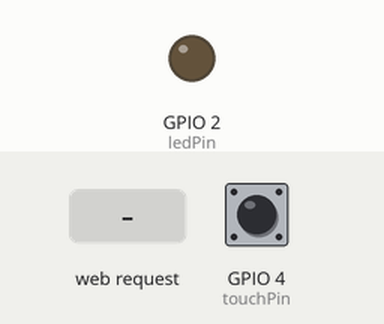
Bench run of a sketch on a simulated ESP32. Shown: output pins drawn as LEDs (lit = HIGH). Dashed ring = blinking. Inputs (shaded band) come from the test bench; at power-on: GPIO 4 (touchPin) HIGH. WiFi joins after 1.5 s; servers stay silent unless stated; what the sketch prints to the serial monitor is not drawn.

Above: at 2.7 s.
2.8 s: HTTP request GET /arm received
4.3 s: GPIO 4 (touchPin) pulled LOW for 0.15 s
At 4.51 s:
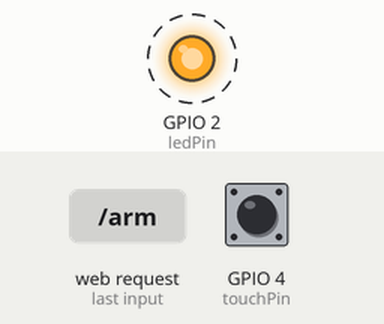
7.3 s: HTTP request GET /disarm received
Timing chart, 0 to 10.3 s (numbered marks = the images above; inputs shaded):
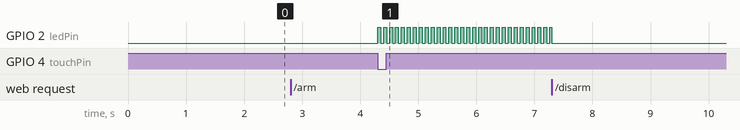

The sketch:

ex08.ino
```cpp
#include <WiFi.h>
#include <WebServer.h>

// 已配置的 Wi-Fi 凭据
const char* ssid = "iQOO";
const char* password = "11111111";

WebServer server(80);
const int ledPin = 2;
const int touchPin = 4;
const int threshold = 30; // 触摸阈值

bool isArmed = false;     // 系统是否处于布防状态
bool isAlarming = false;  // 系统是否正在报警

unsigned long lastBlinkTime = 0; // 用于非阻塞闪烁
bool ledState = false;

// 网页 HTML
const char* htmlPage = R"rawliteral(
<!DOCTYPE html>
<html>
<head>
  <meta charset="utf-8">
  <title>ESP32 安防系统</title>
  <meta name="viewport" content="width=device-width, initial-scale=1">
  <style>
    body { text-align: center; font-family: Arial; padding-top: 50px; }
    button { font-size: 20px; padding: 15px 30px; margin: 10px; border-radius: 8px; cursor: pointer; }
    .arm { background-color: #f44336; color: white; border: none; }
    .disarm { background-color: #4CAF50; color: white; border: none; }
  </style>
</head>
<body>
  <h1>安防报警主机</h1>
  <p>当前状态: <strong id="status">未布防</strong></p >
  <button class="arm" onclick="sendCommand('arm')">布防 (Arm)</button>
  <button class="disarm" onclick="sendCommand('disarm')">撤防 (Disarm)</button>

  <script>
    function sendCommand(cmd) {
      fetch("/" + cmd).then(() => {
        document.getElementById("status").innerText = (cmd === 'arm') ? "已布防 (监控中)" : "未布防 (安全)";
      });
    }
  </script>
</body>
</html>
)rawliteral";

void setup() {
  Serial.begin(9600);
  pinMode(ledPin, OUTPUT);
  digitalWrite(ledPin, LOW);

  WiFi.begin(ssid, password);
  while (WiFi.status() != WL_CONNECTED) { delay(500); Serial.print("."); }
  Serial.println("\nIP Address: " + WiFi.localIP().toString());

  // 路由配置
  server.on("/", []() { server.send(200, "text/html", htmlPage); });

  server.on("/arm", []() {
    isArmed = true;
    server.send(200, "text/plain", "Armed");
    Serial.println("系统已布防！");
  });

  server.on("/disarm", []() {
    isArmed = false;
    isAlarming = false;     // 解除锁定报警状态
    digitalWrite(ledPin, LOW); // 关灯
    server.send(200, "text/plain", "Disarmed");
    Serial.println("系统已撤防！");
  });

  server.begin();
}

void loop() {
  server.handleClient(); // 处理网络请求

  // 触发逻辑：如果在布防状态，且引脚被触摸，则锁定为报警状态
  if (isArmed && !isAlarming) {
    if (touchRead(touchPin) < threshold) {
      isAlarming = true; // 锁定报警
      Serial.println("警报触发！");
    }
  }

  // 报警执行逻辑：非阻塞式狂闪
  if (isAlarming) {
    if (millis() - lastBlinkTime > 50) { // 50ms 闪烁一次
      ledState = !ledState;
      digitalWrite(ledPin, ledState);
      lastBlinkTime = millis();
    }
  }
}
```

Measured:
- after the input at 2.8 s, every drawn part: stays the same
- after the input at 4.3 s, GPIO 2 (ledPin): alternates HIGH for 0.05 s and LOW for 0.05 s, starting at once
- after the input at 7.3 s, GPIO 2 (ledPin): goes on until 7.3 s, then stays LOW
